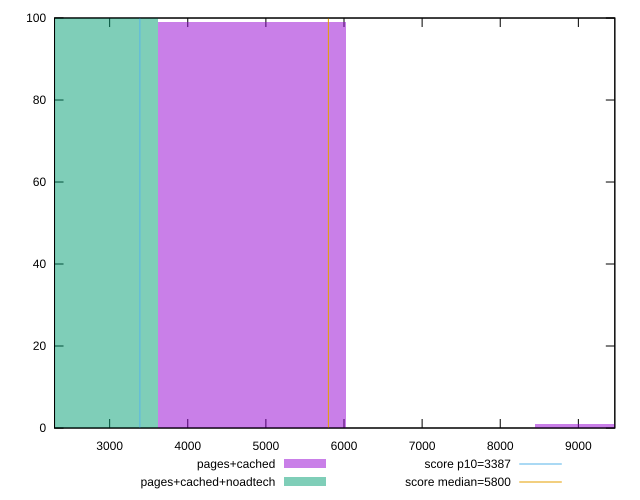

This figure's gnuplot source:
reset

$pagesCached <<EOF
9647.787352332527 1
4823.8936761662635 99
EOF

$pagesCachedNoadtech <<EOF
2411.9468380831318 100
EOF

set key outside below
set boxwidth 2411.9468380831318
set xrange [2294.4706096358664:9466.782442558258]
set yrange [0:100]
set trange [0:100]
set style fill transparent solid 0.5 noborder

set parametric
set terminal svg size 640, 500 enhanced background rgb 'white'
set output "report_00009_2021-02-08T22-37-41.559Z/speed-index/comparison/histogram/1_vs_2.svg"

plot $pagesCached title "pages+cached" with boxes, \
     $pagesCachedNoadtech title "pages+cached+noadtech" with boxes, \
     3387,t title "score p10=3387", \
     5800,t title "score median=5800"

reset
